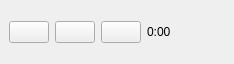
<ui version="4.0" >
 <class>uiMidiRecorder</class>
 <widget class="QDockWidget" name="uiMidiRecorder" >
  <property name="geometry" >
   <rect>
    <x>0</x>
    <y>0</y>
    <width>234</width>
    <height>64</height>
   </rect>
  </property>
  <property name="sizePolicy" >
   <sizepolicy vsizetype="Fixed" hsizetype="Fixed" >
    <horstretch>0</horstretch>
    <verstretch>0</verstretch>
   </sizepolicy>
  </property>
  <property name="windowTitle" >
   <string>Midi recorder</string>
  </property>
  <widget class="QWidget" name="dockWidgetContents" >
   <layout class="QHBoxLayout" name="horizontalLayout" >
    <item>
     <widget class="QPushButton" name="uiRecord" >
      <property name="sizePolicy" >
       <sizepolicy vsizetype="Maximum" hsizetype="Maximum" >
        <horstretch>0</horstretch>
        <verstretch>0</verstretch>
       </sizepolicy>
      </property>
      <property name="toolTip" >
       <string>Record</string>
      </property>
      <property name="text" >
       <string/>
      </property>
      <property name="icon" >
       <iconset>
        <normaloff>images/playback/record.svg</normaloff>images/playback/record.svg</iconset>
      </property>
     </widget>
    </item>
    <item>
     <widget class="QPushButton" name="uiPause" >
      <property name="sizePolicy" >
       <sizepolicy vsizetype="Maximum" hsizetype="Maximum" >
        <horstretch>0</horstretch>
        <verstretch>0</verstretch>
       </sizepolicy>
      </property>
      <property name="toolTip" >
       <string>Pause</string>
      </property>
      <property name="text" >
       <string/>
      </property>
      <property name="icon" >
       <iconset>
        <normaloff>images/playback/pause.svg</normaloff>images/playback/pause.svg</iconset>
      </property>
     </widget>
    </item>
    <item>
     <widget class="QPushButton" name="uiStop" >
      <property name="sizePolicy" >
       <sizepolicy vsizetype="Maximum" hsizetype="Maximum" >
        <horstretch>0</horstretch>
        <verstretch>0</verstretch>
       </sizepolicy>
      </property>
      <property name="toolTip" >
       <string>Stop</string>
      </property>
      <property name="text" >
       <string/>
      </property>
      <property name="icon" >
       <iconset>
        <normaloff>images/playback/stop.svg</normaloff>images/playback/stop.svg</iconset>
      </property>
     </widget>
    </item>
    <item>
     <widget class="QLabel" name="uiTime" >
      <property name="sizePolicy" >
       <sizepolicy vsizetype="Minimum" hsizetype="Minimum" >
        <horstretch>0</horstretch>
        <verstretch>0</verstretch>
       </sizepolicy>
      </property>
      <property name="minimumSize" >
       <size>
        <width>50</width>
        <height>0</height>
       </size>
      </property>
      <property name="text" >
       <string>0:00</string>
      </property>
     </widget>
    </item>
   </layout>
  </widget>
 </widget>
 <resources/>
 <connections/>
</ui>
